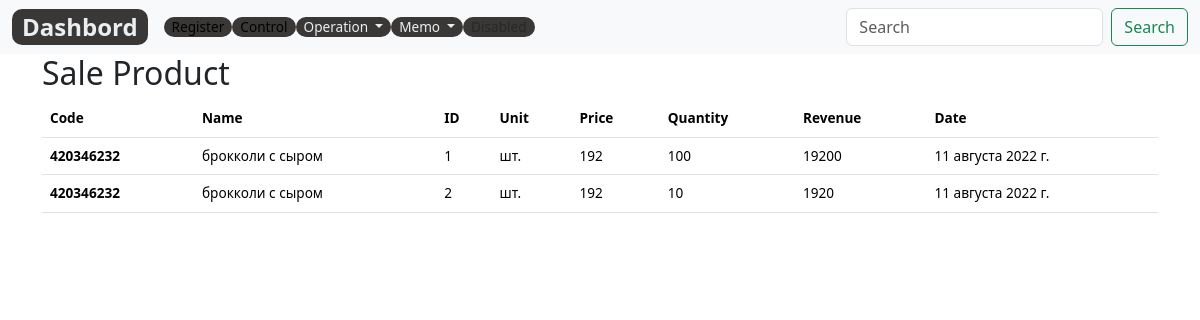
The app's page /control/sold_product_list/, older data.
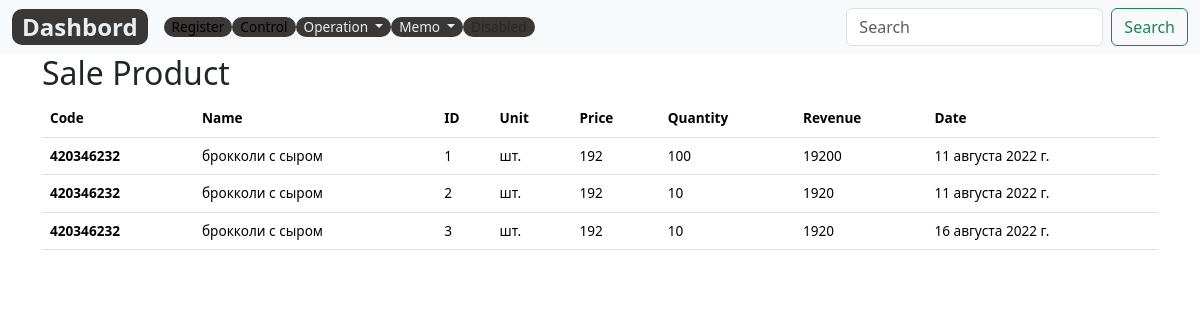
The same page, newer data.
### control/models.py (models this page shows, shortened)
class SaleProduct(models.Model):
    name = models.ForeignKey(Product,related_name='name_sale', null=True, on_delete=models.PROTECT)
    product=models.CharField(max_length=200, help_text="Не более 200 знаков", null=True, db_index=True)#отражение в sold_product_list.html
    code=models.DecimalField(max_digits=12, help_text="Не более 12 знаков",decimal_places=0,null=True,verbose_name='Код')
    slug= models.SlugField(max_length=255, verbose_name='Url',blank=True, null=True)
    price=models.PositiveIntegerField(verbose_name='Цена, руб', default=1)
    sold= models.PositiveIntegerField(verbose_name='Sold, руб', default=1)
    unit = models.CharField(max_length=10,verbose_name='Ед.изм.',  choices=UNITS, null=True ,default='шт.')
    revenue= models.DecimalField(max_digits=10, help_text="Не более 10 знаков", decimal_places=2, default=0, blank=True, null=True)
    created_date = models.DateField(auto_now_add=True)
    class Meta:
        ordering = ['name']
        verbose_name = 'Продажа'
        verbose_name_plural = 'Продажи'
    @property
    def get_revenue(self):
        return self.price*self.sold
    objects = DataFrameManager()

### control/views.py (the view)
# urls.py: path('sold_product_list/', SoldProductListView.as_view(), name='sold_product_list'),
class SoldProductListView(ListView):
    model=SaleProduct
    template_name = 'lists/sold_product_list.html'
    context_object_name = 'sold_products'

### control/templates/lists/sold_product_list.html (shortened to what this page needs)
{% extends 'base_simple.html' %}
{% block content %}
<div class="container">
  <h2>Sale Product</h2>
  <table class="table">
    <thead>
      <tr>
        <th scope="col">Code</th>
        <th scope="col">Name</th>
        <th scope="col">ID</th>
        <th scope="col">Unit</th>
        <th scope="col">Price</th>
        <th scope="col">Quantity</th>
        <th scope="col">Revenue</th>
        <th scope="col">Date</th>
      </tr>
    </thead>
    <tbody>
      {% for saleproduct in sold_products%}
      <tr>
        <th scope="row">{{saleproduct.code}}</th>
        <td>{{saleproduct.product}}</td>
        <td>{{saleproduct.id}}</td>
        <td>{{saleproduct.unit}}</td>
        <td>{{saleproduct.price}}</td>
        <td>{{saleproduct.sold}}</td>
        <td>{{saleproduct.get_revenue}}</td>
        <td>{{saleproduct.created_date}}</td>
      </tr>
      {% endfor %}
    </tbody>
  </table>
</div>
{% endblock %}

Row changes from the older to the newer data that the page shows:
added SaleProduct: code "420346232", product "брокколи с сыром", id "3", unit "шт.", price "192", sold "10", get_revenue "1920", created_date "16 августа 2022 г."
